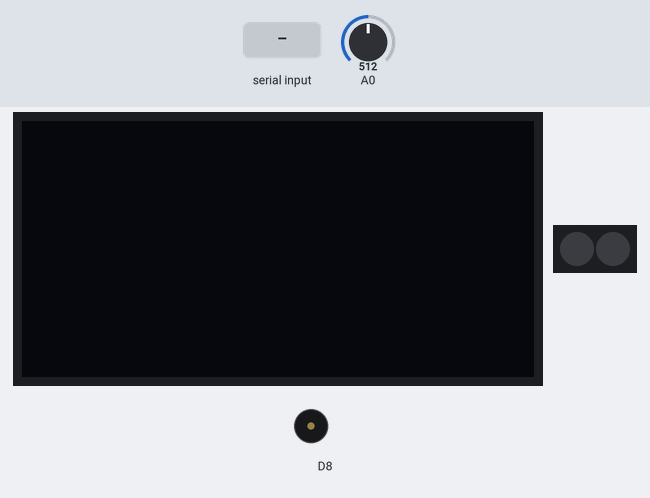
Bench run of a sketch on a simulated ESP8266 (NodeMCU). Shown: 128×64 one-colour display, 2 RGB LEDs in strip order, left to right, buzzer (waves = sounding). The inputs (shaded band) are chosen by the test bench; at power-on: A0 = 512. The strip is taken to match the declared colour order; the display library's start-up logo is not drawn.

Above: at 3.2 s.
3.3 s: "A" received over Serial
At 4.4 s:
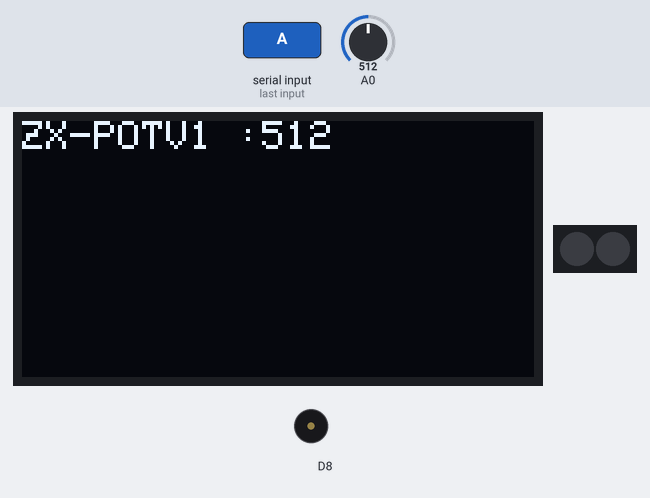
5.0 s: A0 set to 716
At 6.2 s:
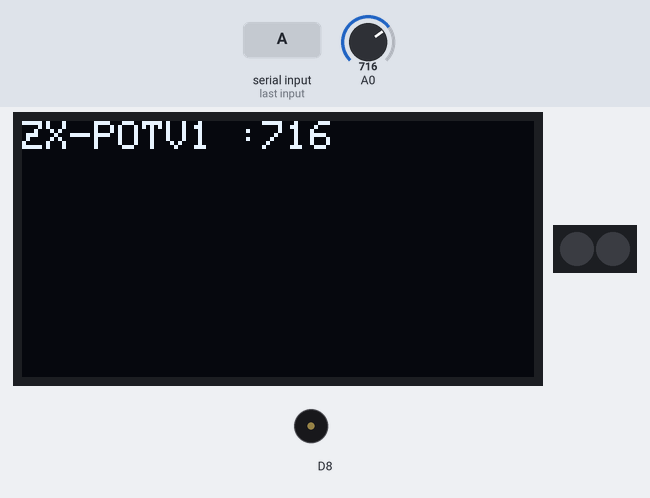
6.9 s: "E" received over Serial
At 8.3 s:
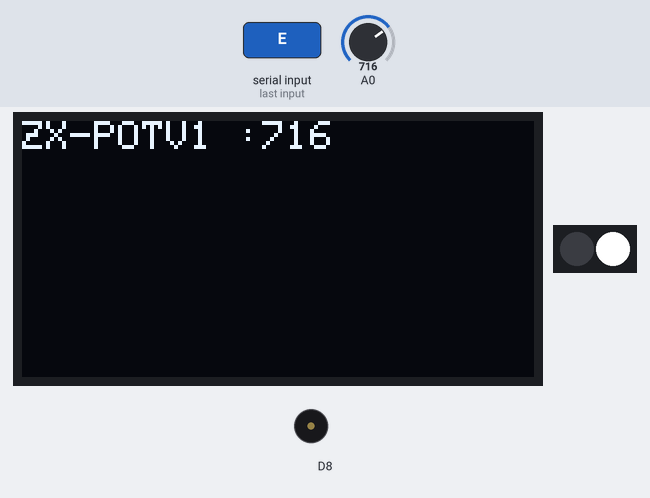
8.8 s: "B" received over Serial
At 9.2 s:
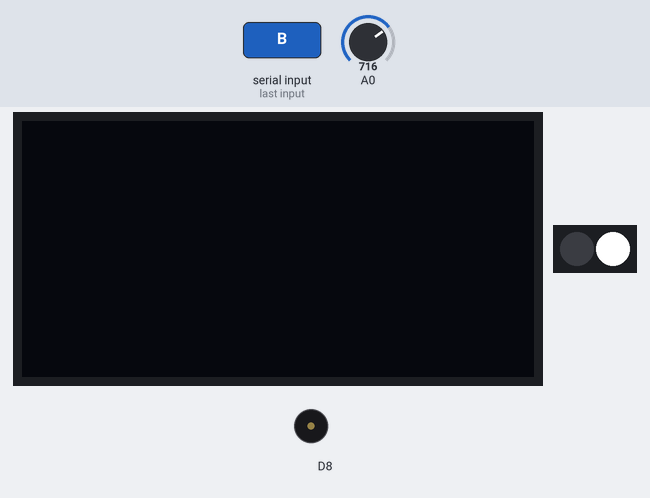
10.3 s: "1" received over Serial
At 11.1 s:
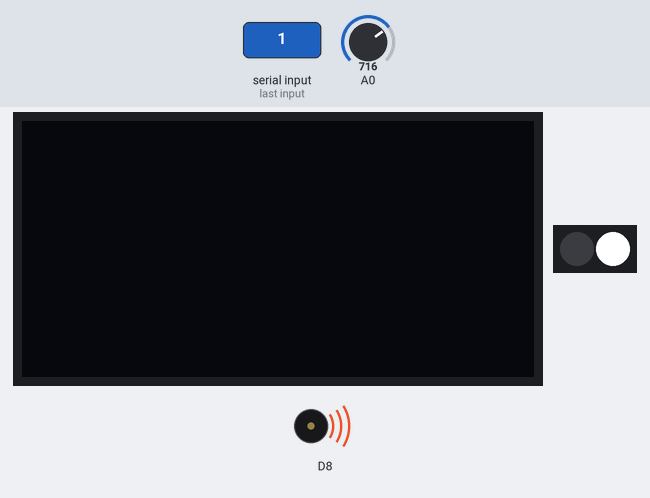
Timing chart, 0 to 13.3 s (numbered marks = the images above; inputs shaded):
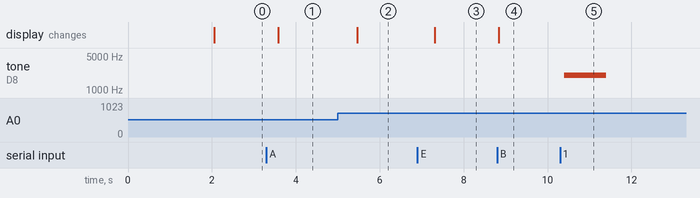

The sketch:

Tone_ZX_ADC8.ino
```cpp
#include <Wire.h>
#include <Adafruit_GFX.h>
#include <Adafruit_SSD1306.h>
Adafruit_SSD1306 display(-1);

#include <SoftwareSerial.h>

#include <Adafruit_NeoPixel.h>
#define NUMSLEDs 2
#define PINSLEDs 10

Adafruit_NeoPixel SLEDs = Adafruit_NeoPixel(NUMSLEDs, PINSLEDs, NEO_RGB + NEO_KHZ800);

SoftwareSerial Board1 (12,14);

char Moe;
char Koi;
int volume1;
/////////////////////////////////////////////////////
void setup(){
Serial.begin(9600);
Board1.begin(9600);

Wire.begin();
display.begin(SSD1306_SWITCHCAPVCC, 0x3C);
display.display();
delay(2000);

display.clearDisplay();
display.setTextSize(1);
display.setTextColor(WHITE);

pinMode(PINSLEDs,OUTPUT);
SLEDs.begin();
SLEDs.show();
}
///////////////////////////////////////////////////
void loop(){
  while (Serial.available() > 0) {
    Moe = Serial.read();
    Board1.write(Moe);
  }
  while (Board1.available() > 0){
    Koi = Board1.read();
  }

/////////////////////////////////////////////////////
volume1 = analogRead(A0);

int Recive = map(Koi,0,255,0,1024);

if(Moe == '1'){
  tone (D8,2000,1000);
  Moe = 0;
}

if(Moe == '2'){
  Moe = 0;
}

if(Moe == 'A'){
  display.clearDisplay();
  display.setCursor(0, 0);
  display.print("ZX-POTV1 :");
  display.println(volume1);
  display.display();
  delay(100);
}
if(Moe == 'B'){
  display.clearDisplay();
  display.display();
}
if(Moe == 'C'){
  display.clearDisplay();
  display.setCursor(0, 0);
  display.print("ZX-POTV2 :");
  display.println(Recive);
  display.display();
  delay(100);
}
if(Moe == 'D'){
  Board1.write(volume1);
  display.clearDisplay();
  display.display();
  delay(100);
}
if(Moe == 'E'){
  SLEDs.setPixelColor(1, SLEDs.Color(255,255,255));
  SLEDs.show();
}else{
  SLEDs.setPixelColor(0, SLEDs.Color(0,0,0));
  SLEDs.show();
}
delay(500);
}
```

Measured:
- after the input at 3.3 s, the display: changes after 0.28 s (image 1)
- after the input at 5.0 s, the display: changes after 0.46 s (image 2)
- after the input at 8.8 s, the display: changes at once (image 4)
- after the input at 10.3 s, tone on D8: silent → 2000 Hz after 0.09 s, → silent 1.0 s later
